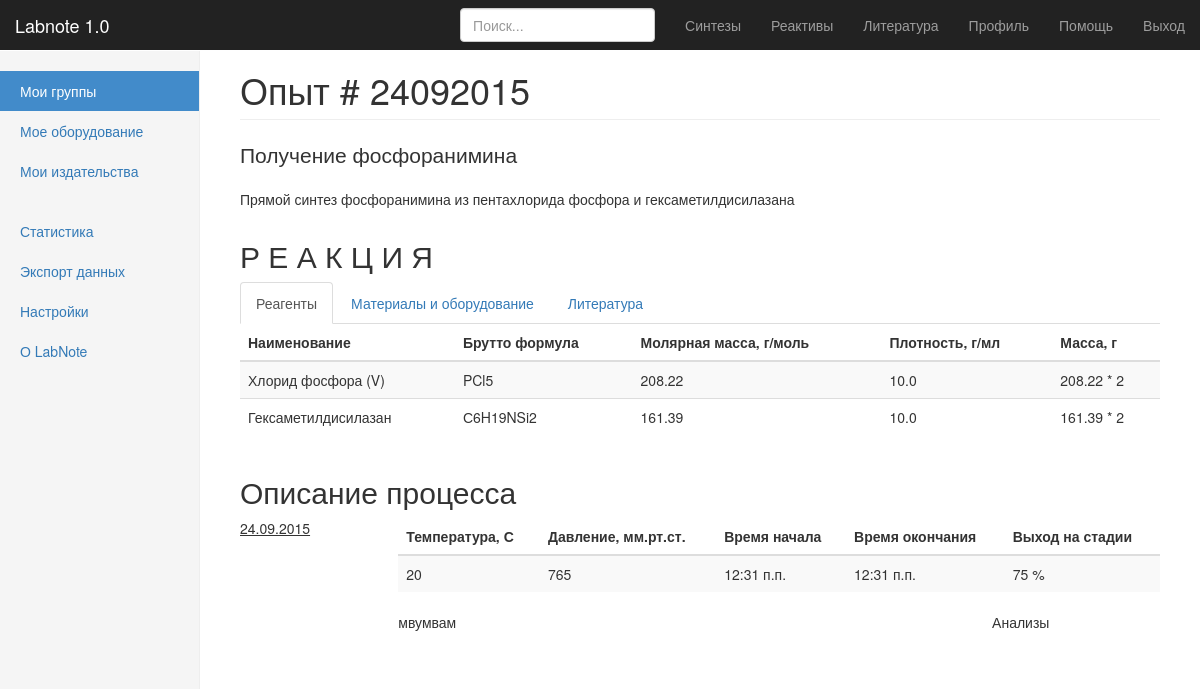
Page /synthesis/2/ on the committed database.
### core/models.py (models this page shows, shortened)
class Synthesis(models.Model):
	date = models.DateField(u'Дата синтеза')
	group = models.ForeignKey(GroupSynthesis, verbose_name='Группа', blank=True)
	description = models.TextField(u'Описание (макс. 1000 символов)', max_length=1000, blank=True)
	reactives = models.ManyToManyField(Reactive, verbose_name='Реактивы')   #through!!!
	tags = models.CharField(u'Теги', max_length=500, blank=True)
	literature = models.ManyToManyField(Literature, verbose_name='Литература', blank=True)
	yield_percent = models.IntegerField(
		validators=[MinValueValidator(0), MaxValueValidator(100)],
		verbose_name='Выход целевого продукта, %')
	class Meta:
		ordering = ['-date']
		verbose_name = 'Синтез'
		verbose_name_plural = 'Синтезы'

class GroupSynthesis(models.Model):
	name = models.CharField(u'Наименование', max_length=100)
	description = models.TextField(u'Описание (макс. 1000 символов)', max_length=1000)
	tags = models.CharField(u'Теги', max_length=500, blank=True)
	literature = models.ManyToManyField(Literature, verbose_name='Литература', blank=True)
	class Meta:
		verbose_name = 'Группа'
		verbose_name_plural = 'Группы синтезов'

class Reactive(models.Model):
	cas = models.CharField(u'Регистрационный номер CAS', max_length=12,
		validators=[RegexValidator(r'^\d+-\d\d-\d$')])
	iupac = models.CharField(u'Наименование по номенклатуре ИЮПАК', max_length=300)
	rational = models.CharField(u'Наименование по рациональной номенклатуре', max_length=300, blank=True)
	trivial = models.CharField(u'Тривиальное наименование', max_length=300, blank=True)
	formula = models.CharField(u'Брутто формула', max_length=50)
	img = models.ImageField(u'Графическое изображение', blank=True)
	mm = models.FloatField(u'Молярная масса, г/моль')
	density = models.FloatField(u'Плотность, г/мл')
	appearance = models.CharField(u'Внешний вид', max_length=150, blank=True)
	mp = models.SmallIntegerField(u'Температура плавления, С', blank=True, null=True)
	bp = models.SmallIntegerField(u'Температура кипения, С', blank=True, null=True)
	class Meta:
		ordering = ['cas', 'iupac']
		verbose_name = 'Реактив'
		verbose_name_plural = 'Реактивы'

class Stage(models.Model):
	synthesis = models.ForeignKey(Synthesis, related_name='stages')
	date = models.DateField(u'Дата начала стадии')
	name = models.CharField(u'Наименование', max_length=300)
	description = models.TextField(u'Полное описание')
	reactives = models.ManyToManyField(Reactive, verbose_name='Реактивы',
		related_name='reactives')   #through!!!
	solvents = models.ManyToManyField(Reactive, verbose_name='Растворитель',
		related_name='solvents', blank=True)    #through!!!
	is_complex = models.BooleanField(u'У процесса сложный режим температуры и/или давления',
		default=False)
	t = models.IntegerField(u'Температура, C', default=20)
	p = models.IntegerField(u'Давление, мм.рт.ст.', default=765)
	start = models.TimeField(u'Время начала')
	end = models.TimeField(u'Время окончания')
	yield_percent = models.IntegerField(u'Выход на стадии, %', blank=True, null=True,
		validators=[MinValueValidator(0), MaxValueValidator(100)])
	class Meta:
		verbose_name = 'Стадия'
		verbose_name_plural = 'Стадии синтеза'

### core/views.py (the view)
# urls.py: url(r'^synthesis/(?P<pk>[0-9]+)/$', SynthesisDetail.as_view(), name='synthesis'),
class SynthesisDetail(DetailView):
	model = Synthesis
	template_name = 'synthesis_detail.html'
	context_object_name = 'synthesis'

### core/models.py (called while the page is built)
	def __unicode__(self):
		return self.title

### templates/synthesis_detail.html (shortened to what this page needs)
{% extends 'base.html' %}
{% block header %} Опыт # {{ synthesis.date|date:"dmY" }} {% endblock %}
{% block content %}
	<p class="lead">{{ synthesis.group.name }}</p>
	<p>{{ synthesis.group.description }}</p>
	<div class="row">
		<div class="col-md-12">
			<h2>Р Е А К Ц И Я</h2>
		</div>
	</div>
	<div class="row">
		<div class="tab-content col-md-12">
			<ul class="nav nav-tabs" role="tablist">
			    <li role="presentation" class="active"><a href="#reacts" aria-controls="reacts" role="tab" data-toggle="tab">Реагенты</a></li>
			    <li role="presentation"><a href="#equip" aria-controls="equip" role="tab" data-toggle="tab">Материалы и оборудование</a></li>
			    <li role="presentation"><a href="#lit" aria-controls="lit" role="tab" data-toggle="tab">Литература</a></li>
			</ul>
			<div role="tabpanel" class="tab-pane fade active in" id="reacts">
				<table class="table table-striped">
					<thead>
						<th>Наименование</th>
						<th>Брутто формула</th>
						<th>Молярная масса, г/моль</th>
						<th>Плотность, г/мл</th>
						<th>Масса, г</th>
					</thead>
					<tbody>
						{% for reactive in synthesis.reactives.all %}
							<tr>
								<td>{{ reactive.iupac }}</td>
								<td>{{ reactive.formula }}</td>
								<td>{{ reactive.mm }}</td>
								<td>{{ reactive.density }}</td>
								<td>{{ reactive.mm }} * 2</td>
							</tr>
						{% endfor %}
					</tbody>
				</table>
			</div>
		</div>
	</div>
	<div class="row">
		<div class="col-md-12">
			<h2>Описание процесса</h2>
			<div class="row">
				{% for stage in synthesis.stages.all %}
					<div class="col-md-2">
						<p><u>{{ stage.date|date:"d.m.Y" }}</u></p>
					</div>
					<div class="col-md-10">
						<table class="table table-striped">
							<thead>
								<th>Температура, С</th>
								<th>Давление, мм.рт.ст.</th>
								<th>Время начала</th>
								<th>Время окончания</th>
								<th>Выход на стадии</th>
							</thead>
							<tbody>
								<td>{{ stage.t }}</td>
								<td>{{ stage.p }}</td>
								<td>{{ stage.start }}</td>
								<td>{{ stage.end }}</td>
								<td>{{ stage.yield_percent }} %</td>
							</tbody>
						</table>
						<div class="row">
							<div class="col-md-9">
								{{ stage.description }}
							</div>
							<div class="col-md-3">
								<p>Анализы</p>
							</div>
						</div>
					</div>
				{% empty %}
					<p>Еще не указано ни одной стадии процесса.</p>
				{% endfor %}
			</div>
		</div>
	</div>
{% endblock %}

### templates/base.html (shortened to what this page needs)
{% load staticfiles %}
<!DOCTYPE html>
<html lang="ru">
  <head>
    <link href="{% static 'css/bootstrap.min.css' %}" rel="stylesheet">
    <link href="{% static 'css/dashboard.css' %}" rel="stylesheet">
  </head>
  <body>
    <nav class="navbar navbar-inverse navbar-fixed-top">
      <div class="container-fluid">
        <div class="navbar-header">
          <a class="navbar-brand" href="#">Labnote 1.0</a>
        </div>
        <div id="navbar" class="navbar-collapse collapse">
          <ul class="nav navbar-nav navbar-right">
            <li><a href="#">Синтезы</a></li>
            <li><a href="#">Реактивы</a></li>
            <li><a href="#">Литература</a></li>
            <li><a href="#">Профиль</a></li>
            <li><a href="#">Помощь</a></li>
            <li><a href="#">Выход</a></li>
          </ul>
          <form class="navbar-form navbar-right">
            <input type="text" class="form-control" placeholder="Поиск...">
          </form>
        </div>
      </div>
    </nav>
    <div class="container-fluid">
      <div class="row">
        <div class="col-sm-3 col-md-2 sidebar">
          <ul class="nav nav-sidebar">
            <li class="active"><a href="#"> Мои группы<span class="sr-only">(current)</span></a></li>
            <li><a href="#">Мое оборудование</a></li>
            <li><a href="#">Мои издательства</a></li>
          </ul>
          <ul class="nav nav-sidebar">
            <li><a href="">Статистика</a></li>
            <li><a href="">Экспорт данных</a></li>
            <li><a href="">Настройки</a></li>
            <li><a href="">О LabNote</a></li>
          </ul>
        </div>
        <div class="col-sm-9 col-sm-offset-3 col-md-10 col-md-offset-2 main">
          <h1 class="page-header">{% block header %}{% endblock %}</h1>
			{% block content %}{% endblock %}
        </div>
      </div>
    </div>
  </body>
</html>

### static/css/dashboard.css (style rules this page uses)
body { padding-top: 50px; }
.navbar-fixed-top { border: 0 none; }
.sidebar { display: none; }
@media (min-width: 768px) { .sidebar { background-color: #f5f5f5; border-right: 1px solid #eee; bottom: 0; display: block; left: 0; overflow-x: hidden; overflow-y: auto; padding: 20px; position: fixed; top: 51px; z-index: 1000; } }
.nav-sidebar { margin-bottom: 20px; margin-left: -20px; margin-right: -21px; }
.nav-sidebar > li > a { padding-left: 20px; padding-right: 20px; }
.nav-sidebar > .active > a, .nav-sidebar > .active > a:hover, .nav-sidebar > .active > a:focus { background-color: #428bca; color: #fff; }
.main { padding: 20px; }
@media (min-width: 768px) { .main { padding-left: 40px; padding-right: 40px; } }
.main .page-header { margin-top: 0; }

### rows in the picture
Synthesis: date "24092015", group.name "Получение фосфоранимина", group.description "Прямой синтез фосфоранимина из пентахлорида фосфора и гексаметилдисилазана"
Reactive: iupac "Хлорид фосфора (V)", formula "PCl5", mm "208.22", density "10.0"
Reactive: iupac "Гексаметилдисилазан", formula "С6H19NSi2", mm "161.39", density "10.0"
Stage: date "24.09.2015", t "20", p "765", start "12:31 п.п.", end "12:31 п.п.", yield_percent "75", description "мвумвам"
